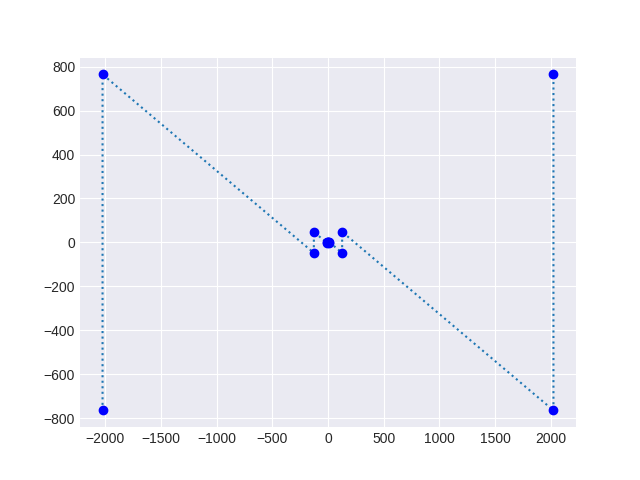

Recreate this plot in Python.
#!/usr/bin/env python3
# File: equation.py
# Name: D.Saravanan
# Date: 10/10/2020

""" Script to find solutions to equation x**2 - 7 y**2 = 1 """

import matplotlib.pyplot as plt
import numpy as np

plt.style.use("seaborn-dark")

solutions = []

s1, s2 = -10000, 10000

for x in np.arange(s1, s2, 1):
    for y in np.arange(s1, s2, 1):
        if (x ** 2) - 7 * (y ** 2) == 1:
            solutions.append((x, y))

print(solutions)

# xval = [x[0] for x in solutions]
# yval = [x[1] for x in solutions]

xval, yval = zip(*solutions)

plt.plot(xval, yval, ":")
plt.plot(xval, yval, "ob")
plt.grid(True)
plt.savefig("equation.png")
